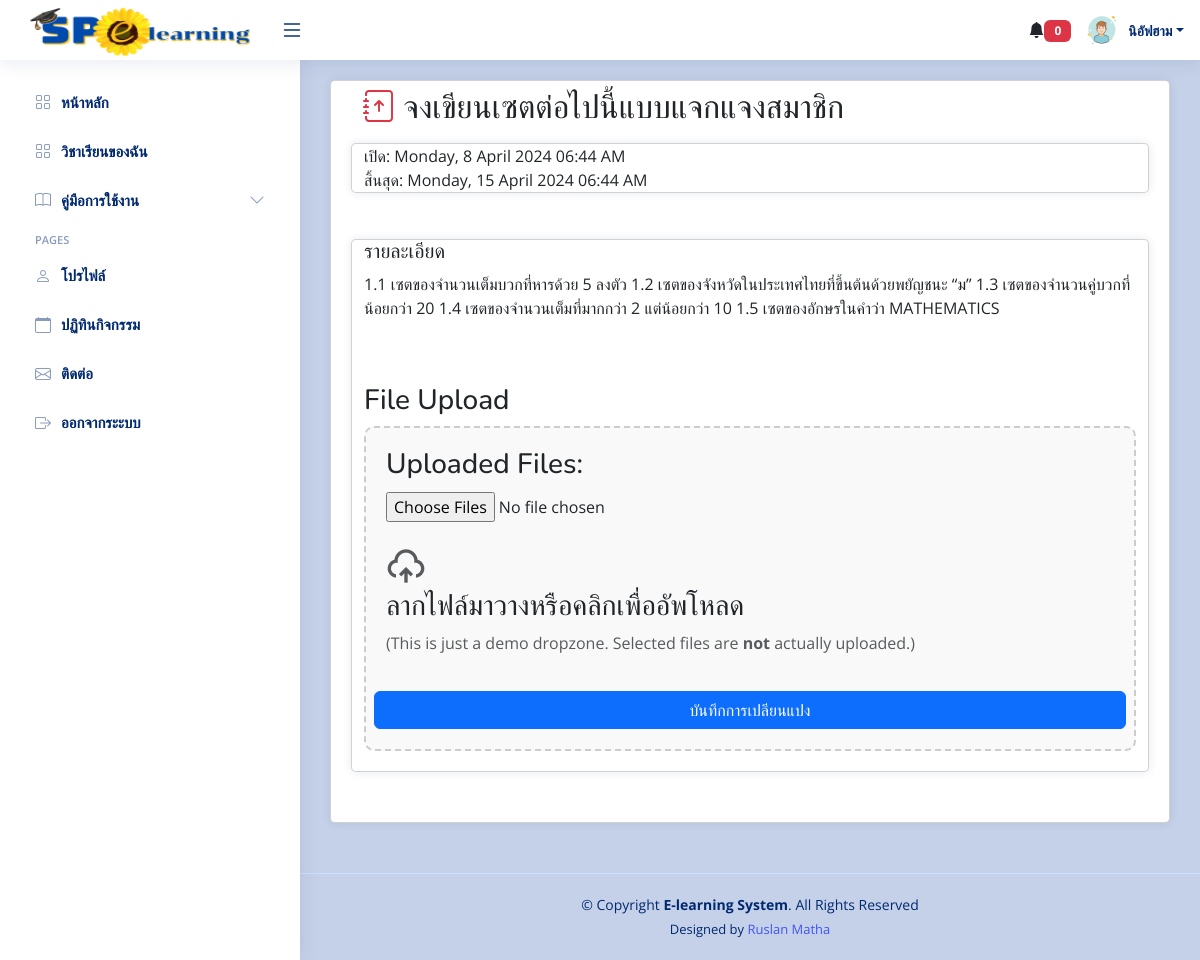
/student/submit_assignment.php?assignment_id=4 (signed in), run on the app's committed database.
### tables this page shows
CREATE TABLE `students` (
  `s_id` int(11) NOT NULL,
  `username` varchar(255) NOT NULL,
  `password` varchar(255) NOT NULL,
  `first_name` varchar(255) NOT NULL,
  `last_name` varchar(255) NOT NULL,
  `classes` varchar(50) NOT NULL,
  `classroom` varchar(50) NOT NULL,
  `year` varchar(50) DEFAULT NULL,
  `image` varchar(255) DEFAULT NULL
);

CREATE TABLE `assignments` (
  `assignment_id` int(11) NOT NULL,
  `lesson_id` int(11) DEFAULT NULL,
  `title` varchar(255) DEFAULT NULL,
  `description` text DEFAULT NULL,
  `deadline` datetime DEFAULT NULL,
  `file_path` varchar(255) DEFAULT NULL,
  `open_time` datetime DEFAULT NULL,
  `close_time` datetime DEFAULT NULL,
  `status` enum('open','closed') DEFAULT 'open',
  `file_name` varchar(255) NOT NULL,
  `course_id` int(11) NOT NULL
);

### student/submit_assignment.php (the view, shortened to what this page needs)
<?php include('../connections/connection.php'); ?>
<?php
$user_id = $_SESSION['user_id'];
$stmt = $db->prepare("SELECT * FROM students WHERE s_id = :user_id");
$stmt->bindParam(':user_id', $user_id);
$stmt->execute();
$student = $stmt->fetch(PDO::FETCH_ASSOC);
$assignment_id = $_GET['assignment_id'];
$stmt = $db->prepare("SELECT * FROM assignments WHERE assignment_id = :assignment_id");
$stmt->bindParam(':assignment_id', $assignment_id);
$stmt->execute();
$assignment = $stmt->fetch(PDO::FETCH_ASSOC);
$startDateTime = strftime('%A, %e %B %Y %I:%M %p', strtotime($assignment['open_time']));
$endDateTime = strftime('%A, %e %B %Y %I:%M %p', strtotime($assignment['close_time']));
?>
<?php include('head.php'); ?>
<body>
    <?php include('header.php'); ?>
    <?php include('sidebar.php'); ?>
    <main id="main" class="main">
    <div class="card overflow-auto">
        <div class="card-body">
            <div class="container">
                <h2 class="py-2"> <i class="bi bi-journal-arrow-up text-danger"></i> <?php echo $assignment['title']; ?></h2>
                <div class="row">
                    <div class="card">
                        เปิด: <?php echo $startDateTime; ?><br>
                        สิ้นสุด: <?php echo $endDateTime; ?>
                    </div>
                    <div class="mt-3 card">
                        <h5>รายละเอียด</h5>
                        <p><?php echo $assignment['description']; ?></p><br><br>
                        <h3>File Upload</h3>
                        <form action="upload" method="post" enctype="multipart/form-data" class="dropzone" id="myAwesomeDropzone">
                            <h3>Uploaded Files:</h3>
                            <div class="fallback">
                                <input name="file[]" type="file" multiple />
                            </div>
                            <div class="dz-message needsclick">
                                <i class="h1 text-muted ri-upload-cloud-2-line"></i>
                                <h3>ลากไฟล์มาวางหรือคลิกเพื่ออัพโหลด</h3>
                                <span class="text-muted font-13">(This is just a demo dropzone. Selected files are <strong>not</strong> actually uploaded.)</span>
                            </div>
                            <div class="row">
                                <button type="submit" name="submit" class="btn btn-primary mt-3">บันทึกการเปลียนแปง</button>
                            </div>
                        </form>
                    </div>
                </div>
            </div>
        </div>
    </div>
</main>
    <?php include('footer.php'); ?>
</body>
</html>

### student/header.php (shortened to what this page needs)
<header id="header" class="header fixed-top d-flex align-items-center">
<div class="d-flex align-items-center justify-content-between">
  <a href="index" >
    <img src="../uploads/img/logo.png" alt="" style="width: 250px; height: 60px;">
  </a>
  <i class="bi bi-list toggle-sidebar-btn" style="font-size: 24px;"></i>
</div>
<nav class="header-nav ms-auto">
  <ul class="d-flex align-items-center">
<div class="dropdown d-none d-md-block">
  <button class="btn " type="button" id="notificationDropdown" data-bs-toggle="dropdown" aria-expanded="false">
    <i class="bi bi-bell-fill"></i><span class="badge bg-danger" id="notificationCount">0</span>
  </button>
</div>
    <li class="nav-item dropdown pe-3">
      <a class="nav-link nav-profile d-flex align-items-center pe-0" href="#" data-bs-toggle="dropdown">
                  <?php if (!empty($student['image'])): ?>
                  <?php
                  $imagePath = 'images/' . $student['image'];
                  ?>
                  <img src="<?php echo $imagePath; ?>" alt="Profile" class="rounded-circle">
              <?php else: ?>
                  <img src="images/Default.png" alt="Default Profile" class="rounded-circle">
              <?php endif; ?>
        <span class="d-none d-md-block dropdown-toggle ps-2"><?php echo $student['first_name'];?></span>
      </a>
    </li>
  </ul>
</nav>
</header>

### student/css/style.css (style rules this page uses)
:root { scroll-behavior: smooth; }
a { color: #4154f1; text-decoration: none; }
h1, h2, h3, h4, h5, h6 { font-family: "Nunito", sans-serif; }
#main { margin-top: 60px; padding: 20px 30px; transition: all 0.3s; }
.header { transition: all 0.5s; z-index: 997; height: 60px; box-shadow: 0px 2px 20px rgba(1, 41, 112, 0.1); background-color: #fff; padding-left: 20px; }
.header .toggle-sidebar-btn { font-size: 32px; padding-left: 10px; cursor: pointer; color: #012970; }
@media (min-width: 1200px) { #main, #footer { margin-left: 300px; } }

### student/head.php (style rules this page uses)
body { font-family: "Open Sans", sans-serif; background-color: #c5d1e8; }
.badge { font-weight: bold; text-transform: uppercase; padding: 5px 10px; min-width: 19px; }
.header-nav ul { list-style: none; }
.header-nav>ul { margin: 0; padding: 0; }
.header-nav .nav-profile { color: #012970; }
.header-nav .nav-profile img { max-height: 36px; }
.header-nav .nav-profile span { font-size: 14px; font-weight: 600; }
.card { margin-bottom: 30px; border-radius: 5px; box-shadow: 0px 0px 10px rgba(1, 41, 112, 0.1); background-color: #fff; }
.card-body { padding: 0 20px 20px 20px; }
.dz-message { margin: 20px auto; }
.dropzone { border: 2px dashed #ccc; border-radius: 10px; min-height: 150px; background-color: #f9f9f9; padding: 20px; margin-bottom: 20px; }
.text-danger { color: red; }

### data on the page
students: first_name "นิอัฟฮาม"
assignments: title "จงเขียนเซตต่อไปนี้แบบแจกแจงสมาชิก", open_time "Monday, 8 April 2024 06:44 AM", close_time "Monday, 15 April 2024 06:44 AM", description "1.1 เซตของจำนวนเต็มบวกที่หารด้วย 5 ลงตัว 1.2 เซตของจังหวัดในประเทศไทยที่ขึ้นต้นด้วยพยัญชนะ “ม” 1.3 เซตของจำนวนคู่บวกที่น้อยกว่า 20 1.4 เซตของจำนวนเต็มที่มากกว่า 2 แต่น้อยกว่า 10 1.5 เซตของอักษรในคำว่า MATHEMATICS"
